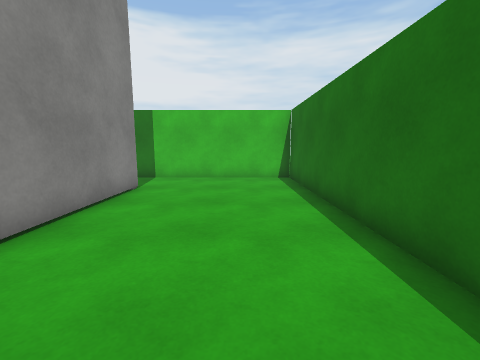
View 1 (above)

24 first-person views from a walk through a Unity game level. The camera is 1.3 m above the floor, tilts 8° down and sees 90° across. The floor is counted in squares, 1 m on a side. Each view is taken from the middle of a square. On the plan, view 1 faces up. The plan holds only what a view shows up to about 12 squares ahead; the rest is blank. The place goes on beyond the plan. The player character is not drawn. Some animated figures are not drawn. Door leaves are left out, so doorways stand open. Some surface patterns are stand-ins.

View 2
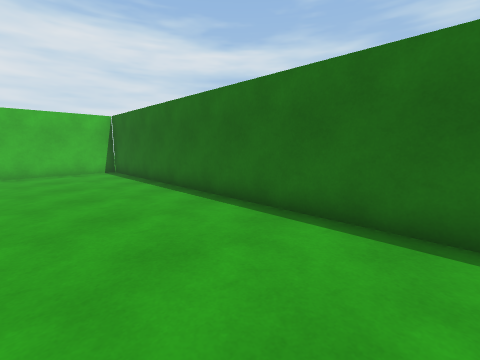

View 3
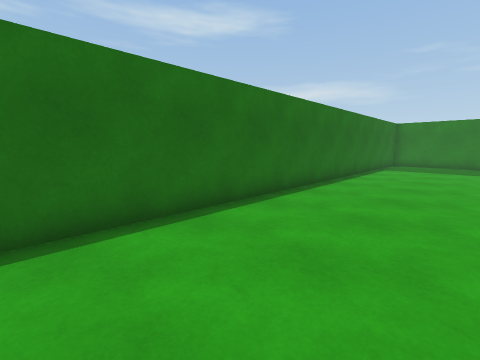

View 4
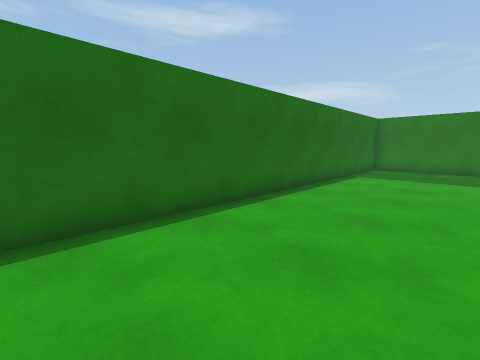

View 5
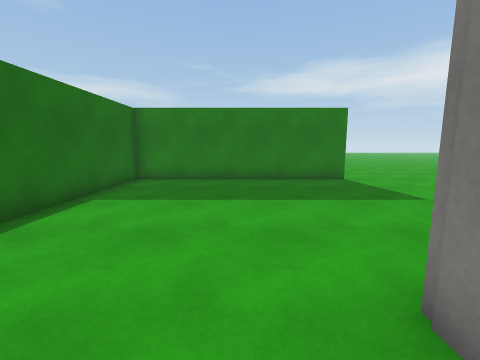

View 6
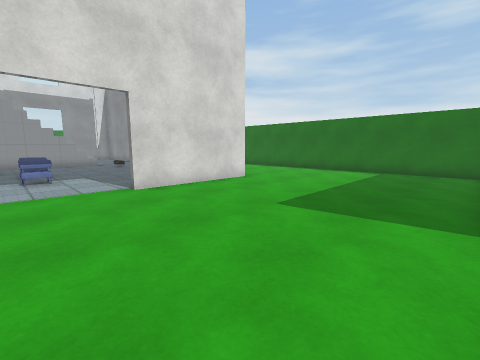

View 7
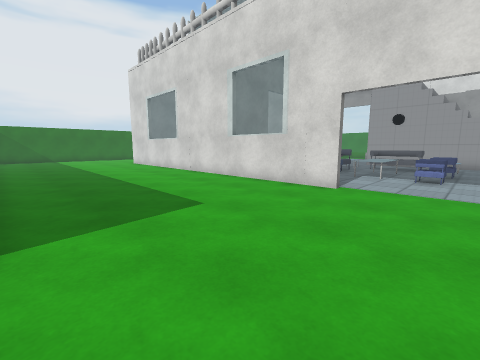

View 8
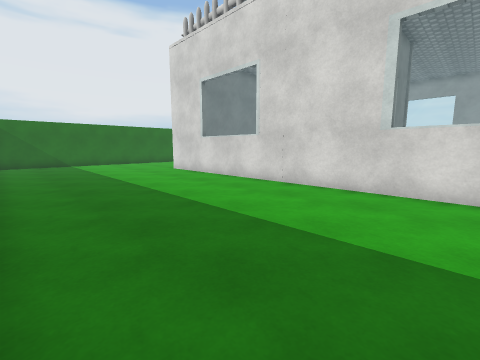

View 9
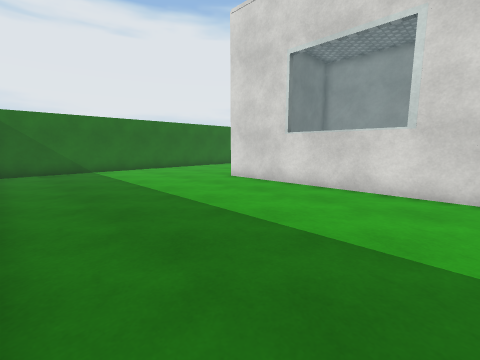

View 10
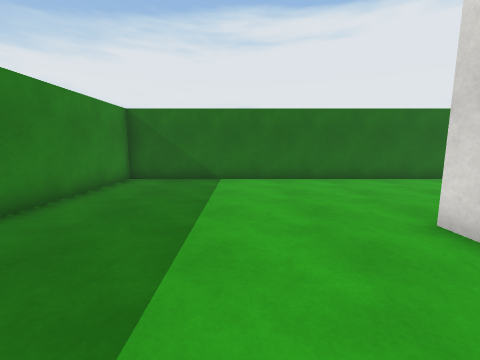

View 11
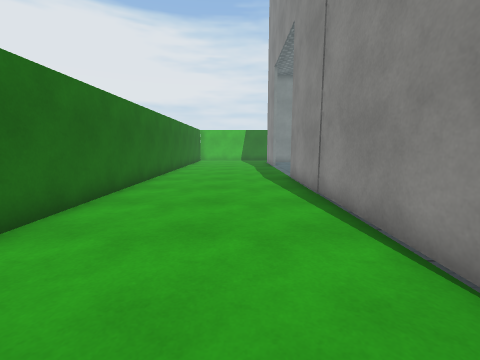

View 12
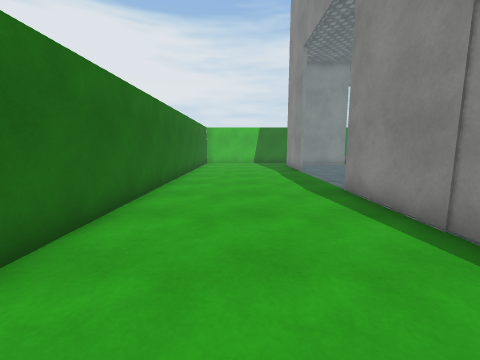

View 13
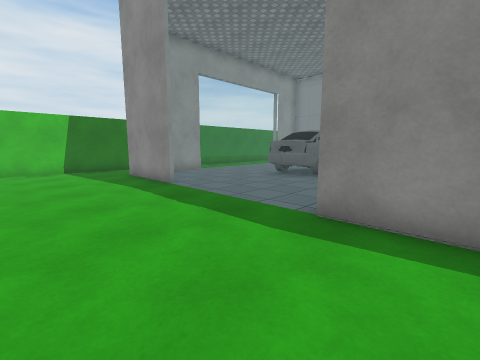

View 14
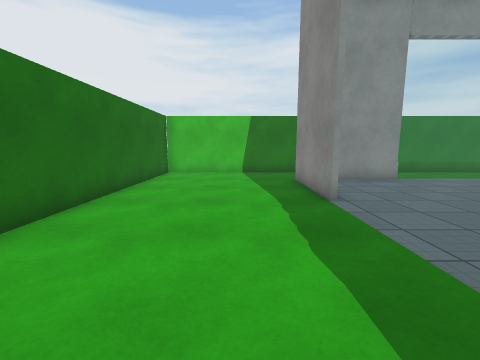

View 15
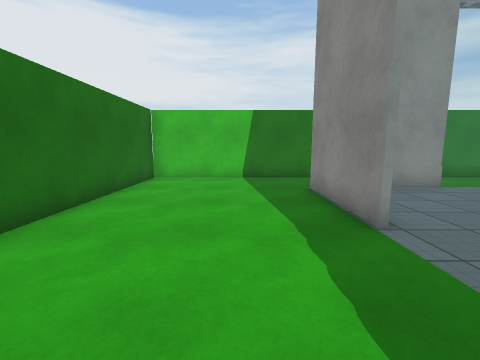

View 16
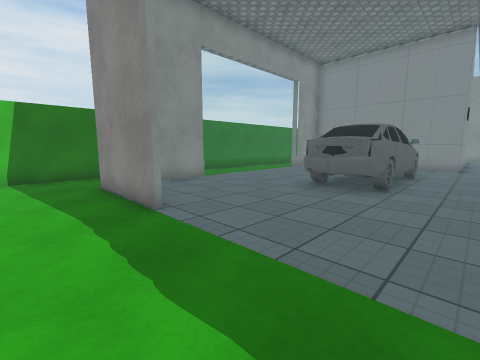

View 17
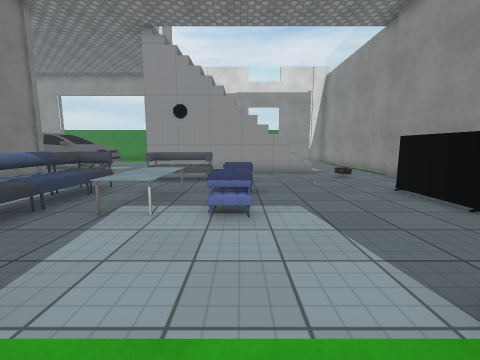

View 18
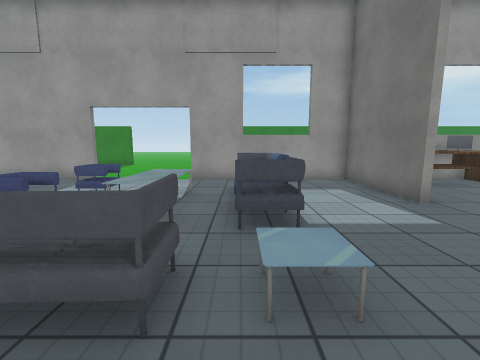

View 19
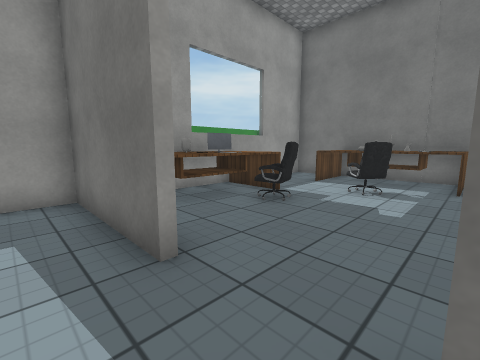

View 20
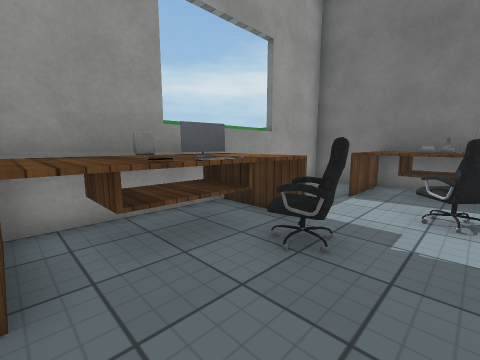

View 21
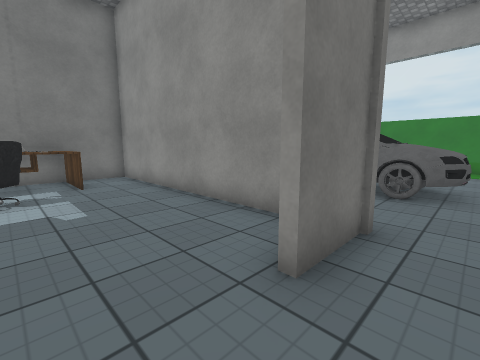

View 22
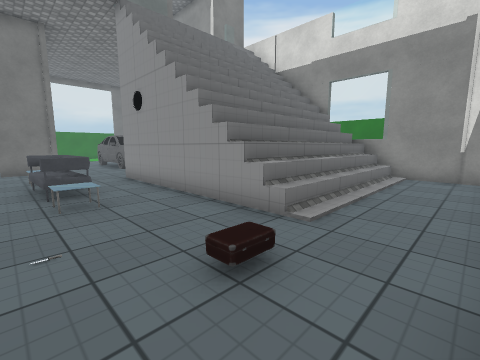

View 23
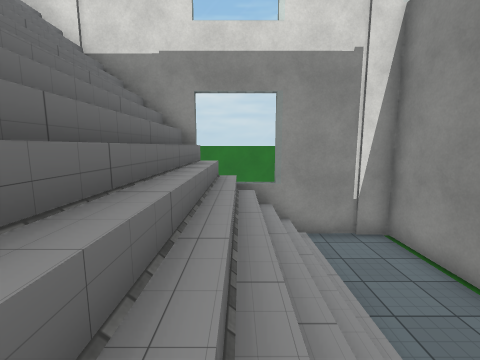

View 24
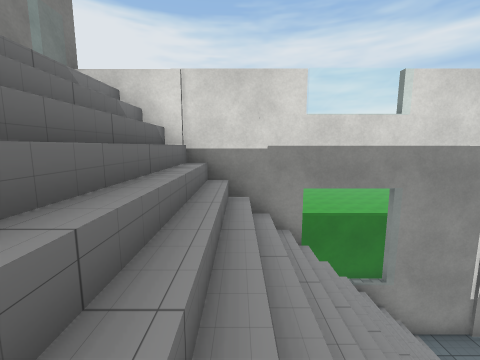

### Floor plan
Key: @ floor where view 1 was taken; # wall or solid block; . floor; / step, stairs or slope; D open door; = window, fence, low wall or low ledge; ^ raised ledge; O other object.
Columns run from 34 left of view 1 to 2 right of it. Each row starts with its distance up from view 1.
 10 ########    ######       ############
  9 #.......    ....              ......#
  8 #......    ....                .....#
  7 #.....####====     #/####===####....#
  6 #.....#........     ////////...#....#
  5 #.....#........      ///////...#....#
  4 #.....#.......  ..  ////////...#....#
  3 #.....=....OO   O.  ////////...#....#
  2 #.....=....OO  OOO  ////////... ....#
  1 #.....=....OOOOOOO..=///////... ....#
  0 #.....=.............==#/////...#..@.#
 -1 #.....=........................#....#
 -2 #.....###########......=.......#....#
 -3 #.....#.........#....^^=O......#....#
 -4 #.....#OO.......D..............#....#
 -5 #.....#OO.......D..OOOO.O....O #....#
 -6 #.....#OOOO.....D..OOOO.O....O  ....#
 -7 #.....#OOOO.O...#..OOOO.O....O  ....#
 -8 #.....#OOO.OOOOO#..OO.O.O....   ....#
 -9 #.....# ...OOOOO#.. .........   ....#
-10 #.....#..  OOOOO#.. ........   #....#
-11 #.....################DDDD######....#
-12 #...................................#
-13 #...................................#
-14 #...................................#
-15 #...................................#
-16 #...................................#
-17 #...................................#
-18 #...................................#

Where each view was taken, in squares from view 1:
view 1: 0 up, 0 right, facing up
view 2: 3 down, 2 left, facing up-right
view 3: 0 up, 2 left, facing down-right
view 4: 4 down, 2 left, facing down-right
view 5: 9 down, 2 left, facing down
view 6: 18 down, 11 left, facing up-right
view 7: 18 down, 9 left, facing up-left
view 8: 18 down, 15 left, facing up-left
view 9: 18 down, 20 left, facing up-left
view 10: 14 down, 24 left, facing left
view 11: 12 down, 30 left, facing up
view 12: 9 down, 31 left, facing up
view 13: 4 down, 32 left, facing up-right
view 14: 2 down, 30 left, facing up
view 15: 0 up, 30 left, facing up
view 16: 1 down, 30 left, facing up-right
view 17: 12 down, 10 left, facing up
view 18: 1 down, 14 left, facing down
view 19: 4 down, 17 left, facing down-left
view 20: 6 down, 19 left, facing down-left
view 21: 6 down, 17 left, facing up-left
view 22: 4 down, 4 left, facing up-left
view 23: 0 up, 8 left, facing up
view 24: 1 up, 11 left, facing up
